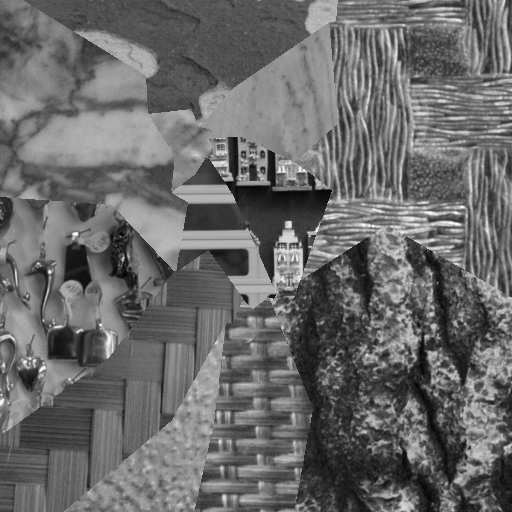
#> input picture 3-year/computer-vision/texture_assignment/data/tm10_1_1.png, 512 x 512 px, given in place of tm1_1_1.png, which was not available
$ jupyter execute texture_assignment_Ilya_Rekun.ipynb   (text cells are left out)
#> lines starting #> are read from the running program, lines starting #| are printed output that depends on the picture; after the words box and inside, x2 and y2 are one past the last pixel; in counts of white or black regions, pixels touching at a corner belong together; pictures that were not available may be replaced by others from this repository, and a replacement may not be noted
[cell 1]
import gc
gc.collect()

[cell 2]
import os
import warnings
import numpy as np
from glob import glob
from PIL import Image
from matplotlib import pyplot as plt
from scipy import fft
from scipy.signal import find_peaks
from scipy.ndimage import binary_dilation
import cv2
from skimage.exposure import rescale_intensity

from skimage import (
    io, color, morphology, filters, transform, data
)
from skimage.color import rgb2gray, label2rgb
from skimage.filters.rank import entropy
from skimage.feature import graycoprops, graycomatrix
from skimage.segmentation import find_boundaries, mark_boundaries
from skimage.transform import probabilistic_hough_line
from skimage.draw import line as skimage_line
from skimage.measure import label
from skimage.morphology import remove_small_objects, disk
import warnings
from felzenszwalb_segmentation import segment

plt.rc({'family': 'normal', 'weight': 'normal'})
plt.rcParams['font.size'] = 18
warnings.filterwarnings("ignore", category=FutureWarning)
warnings.filterwarnings("ignore", category=RuntimeWarning)

# Ignore DeprecationWarning
warnings.filterwarnings('ignore', category=DeprecationWarning, module='skimage')

[cell 3]
def preprocessing(img):

    # Scale the image to the 0-255 range and convert to unsigned 8-bit integers
    img = (img * 255).astype(np.uint8)

    sElem = disk(40)
    pageFloat = img
    # Apply a local mean filter using the structuring element and normalize the result
    pageFilt = filters.rank.mean(pageFloat, footprint=sElem) / 255
    img_processed = pageFloat - pageFilt

    # Adjust the contrast of the image
    img_processed = cv2.convertScaleAbs(img_processed, alpha=0.65, beta=0)

    # Apply a median blur to reduce noise
    img_processed = cv2.medianBlur(np.uint8(img_processed), 5)
    # Apply a Gaussian blur for additional smoothing
    blurred_img = cv2.GaussianBlur(img_processed, (11, 11), 0)

    sElem = disk(60)
    pageFloat = blurred_img
    pageFilt = filters.rank.mean(pageFloat, footprint=sElem) / 255
    # Subtract the second local mean-filtered image from the smoothed image
    img_processed = pageFloat - pageFilt

    return img_processed

[cell 4]
def freq_filter(img):
    """
    Perform frequency-based filtering and morphological operations on the input image.

    Parameters:
    img (ndarray): Input grayscale image.

    Returns:
    ndarray: Processed binary image after high-pass filtering and morphological operations.
    """
    # Apply a local mean filter with a disk-shaped structuring element (radius=40)
    sElem = disk(40)
    pageFloat = img
    pageFilt = filters.rank.mean(pageFloat, footprint=sElem) / 255
    img_processed = pageFloat - pageFilt

    # Step 1: Perform Fourier Transform to analyze frequency components
    img_f = fft.fft2(img_processed)
    zero_center_img_fft = fft.fftshift(img_f)  # Center the zero frequency for better manipulation

    # Step 2: Apply high-pass filtering in the frequency domain
    pixels = 160  # Threshold to define the high-frequency region to filter out
    img_size = img.shape
    filt_spect = zero_center_img_fft
    filt_spect[img_size[0] // 2 - pixels:img_size[0] // 2 + pixels,
    img_size[1] // 2 - pixels:img_size[1] // 2 + pixels] = 0 + 0j  # Set low-frequency region to zero

    # Step 3: Perform inverse Fourier Transform to convert back to the spatial domain
    inverse_img = fft.ifft2(filt_spect)
    real_img = np.abs(inverse_img) * 255  # Take the magnitude and scale to 0-255
    real_img_uint8 = real_img.astype(np.uint8)  # Convert to unsigned 8-bit integers

    # Step 5: Binarize the image with a threshold
    val = real_img_uint8 > 12  # Threshold to distinguish foreground and background
    val_uint8 = (val * 255).astype(np.uint8)  # Convert the binary result to 8-bit format

    # Step 6: Perform morphological opening to remove small noise
    kernel = np.ones((1, 1), np.uint8)  # Small kernel size for precise noise removal
    opened_image = cv2.morphologyEx(val_uint8, cv2.MORPH_OPEN, kernel)

    # Step 7: Perform morphological closing to fill small gaps in the foreground
    kernel = np.ones((4, 4), np.uint8)  # Larger kernel to bridge gaps
    closed_image = cv2.morphologyEx(opened_image, cv2.MORPH_CLOSE, kernel)

    return closed_image

[cell 5]
def freq_filter1(img):
    """
    Apply a low-pass frequency filter to the input image using Fourier Transform.

    Parameters:
    img (ndarray): Input grayscale image.

    Returns:
    ndarray: Reconstructed image after applying the low-pass filter.
    """
    # Scale the image to the range 0-255 and convert to unsigned 8-bit integers
    img = (img * 255).astype(np.uint8)

    # Define the size of the low-frequency region to retain in the filtered spectrum
    pixels = 80

    # Perform 2D Fourier Transform to move to the frequency domain
    img_fft = fft.fft2(img)
    zero_center_img_fft = fft.fftshift(img_fft)  # Shift the zero frequency to the center

    # Get the size of the image
    img_size = img.shape

    # Create an empty array for the filtered spectrum (complex values)
    filt_spect = np.zeros(zero_center_img_fft.shape, dtype=np.complex128)

    # Retain only the low-frequency components within the defined region
    filt_spect[img_size[0] // 2 - pixels:img_size[0] // 2 + pixels,
    img_size[1] // 2 - pixels:img_size[1] // 2 + pixels] = \
        zero_center_img_fft[img_size[0] // 2 - pixels:img_size[0] // 2 + pixels,
        img_size[1] // 2 - pixels:img_size[1] // 2 + pixels]

    # Perform the inverse Fourier Transform to reconstruct the image in the spatial domain
    inverseImg = np.abs(fft.ifft2(filt_spect))

    return inverseImg

[cell 6]
def hough_transform(img):
    """
    Perform probabilistic Hough Transform to detect lines in the input binary image.
    The parameters for line detection are dynamically adjusted based on the ratio of white pixels.

    Parameters:
    img (ndarray): Input binary image.

    Returns:
    ndarray: Binary image with detected lines.
    """
    # Calculate the number of white pixels and their ratio relative to the total pixels
    white_pixel_count = np.sum(img > 0)
    total_pixel_count = img.shape[0] * img.shape[1]
    white_pixel_ratio = 1000 * white_pixel_count / total_pixel_count  # Scale ratio for better parameter adjustment
    #print('\nwhite_pixel_ratio:', white_pixel_ratio)

    # Dynamically compute parameters for Hough Transform based on white_pixel_ratio
    threshold = int(1.22 * white_pixel_ratio + 0.93)  # Minimum votes needed to detect a line
    line_length = int(-1.63 * white_pixel_ratio + 71.76)  # Minimum length of a line segment
    line_gap = int(-3.37 * white_pixel_ratio + 134.96)  # Maximum allowed gap between line segments
    #print(f"threshold: {threshold}, line_length: {line_length}, line_gap: {line_gap}")

    # Apply probabilistic Hough Transform to detect lines
    lines = probabilistic_hough_line(img, threshold=threshold, line_length=line_length, line_gap=line_gap)

    # Initialize a blank image to draw the detected lines
    result = np.zeros_like(img)
    for line in lines:
        p0, p1 = line  # Extract start and end points of each line
        rr, cc = skimage_line(p0[1], p0[0], p1[1], p1[0])  # Generate line coordinates
        result[rr, cc] = 255  # Draw the line in white on the result image

    # Step 1: Morphological opening to remove small noise
    kernel = np.ones((1, 1), np.uint8)
    opened_image = cv2.morphologyEx(result, cv2.MORPH_OPEN, kernel)

    # Step 2: Morphological closing to fill small gaps in detected lines
    kernel = np.ones((4, 4), np.uint8)
    closed_image = cv2.morphologyEx(opened_image, cv2.MORPH_CLOSE, kernel)

    # Step 3: Additional opening to refine the result
    kernel = np.ones((1, 1), np.uint8)
    opened_image = cv2.morphologyEx(closed_image, cv2.MORPH_OPEN, kernel)

    return closed_image

[cell 7]
def combine(blur, lines):
    """
    Combine a grayscale image with a binary line image by overlaying the lines on the grayscale image.

    Parameters:
    blur (ndarray): Grayscale image with values in the range [0, 255] or [0, 1].
    lines (ndarray): Binary image with line information, values in the range [0, 255] or [0, 1].

    Returns:
    ndarray: Grayscale image with lines overlaid in white.
    """
    # Ensure the grayscale image is in the range 0-255
    blur = (blur * 255).astype(np.uint8) if blur.max() <= 1 else blur

    # Ensure the binary line image is in the range 0-255
    lines = (lines * 255).astype(np.uint8) if lines.max() <= 1 else lines

    # Create a copy of the grayscale image to avoid modifying the original
    output_image = blur.copy()

    # Overlay the lines: set pixels to white (255) where the binary line image has 255
    output_image[lines == 255] = 255

    return output_image

[cell 8]
def felz_segm(im_contrast):
    """
    Apply Felzenszwalb segmentation to the input grayscale image.

    Parameters:
    im_contrast (ndarray): Grayscale input image.

    Returns:
    ndarray: Segmented image with regions labeled as unique integers.
    """
    # Convert the grayscale image to RGB by stacking the single channel three times
    im_contrast1 = np.stack([im_contrast] * 3, axis=-1)

    #print(im_contrast1.shape)

    # Apply Felzenszwalb segmentation with specified hyperparameters
    segmented_image = segment(im_contrast1, 0, 55, 900)

    return segmented_image.astype(np.uint8)  # Convert the segmented result to uint8 format

[cell 9]
# [28 lines left out: function postprocessing, not called in this run]

[cell 10]
def main_alg(data_folder_path):

#> called with data_folder_path = 'data'
    count = len([f for f in os.listdir(data_folder_path) if f.endswith('.png')])
    if not os.path.exists("output"):
        os.makedirs("output")

    # Main algorithm loop
    for idx in range(1, count+1):
        input_path = f"data/tm{idx}_1_1.png"
        if input_path.endswith('.png'):  # Check if the file has a .png extension (modify if needed)
            image = plt.imread(input_path)
#> image is the input picture: shape (512, 512) float32; min 0.0118, max 0.992, mean 0.415
        # Apply preprocessing steps
        blur = preprocessing(image)
#> in preprocessing, `pageFilt = filters.rank.mean(pageFloat, footprint=sElem) / 255`:
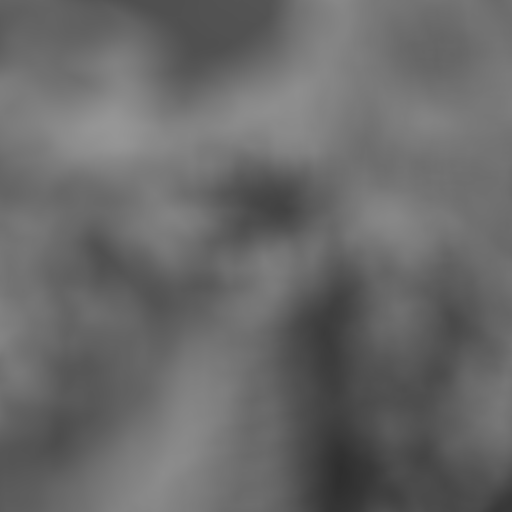
#> pageFilt: shape (512, 512) float64; min 0.18, max 0.588, mean 0.413
#> in preprocessing, `blurred_img = cv2.GaussianBlur(img_processed, (11, 11), 0)`:
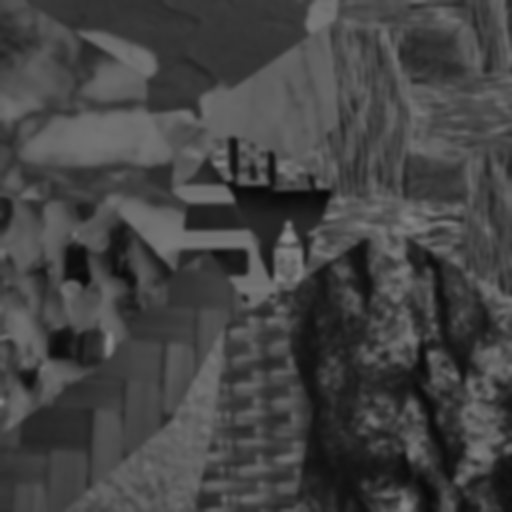
#> blurred_img: shape (512, 512); min 9, max 137, mean 68.1
#> in preprocessing, `pageFilt = filters.rank.mean(pageFloat, footprint=sElem) / 255`:
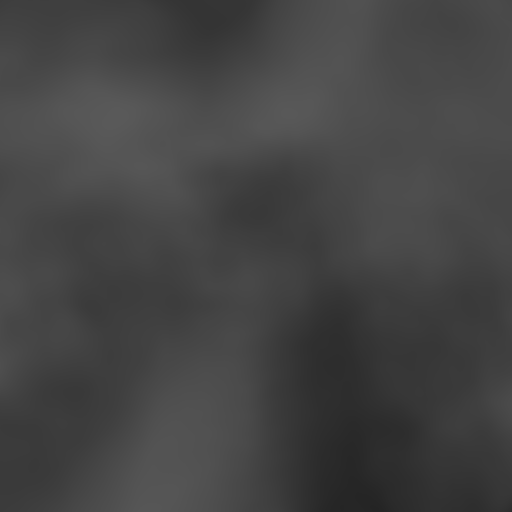
#> pageFilt: shape (512, 512) float64; min 0.141, max 0.349, mean 0.265
        # Apply frequency domain filtering
        blur = freq_filter1(blur)
#> in freq_filter1, `img = (img * 255).astype(np.uint8)`:
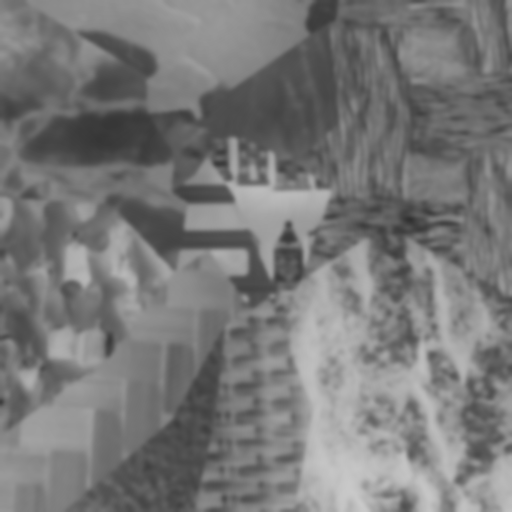
#> img: shape (512, 512); min 48, max 201, mean 120.4

        # Apply frequency-based texture extraction
        lines = freq_filter(image)
#> in freq_filter, `img_processed = pageFloat - pageFilt`:
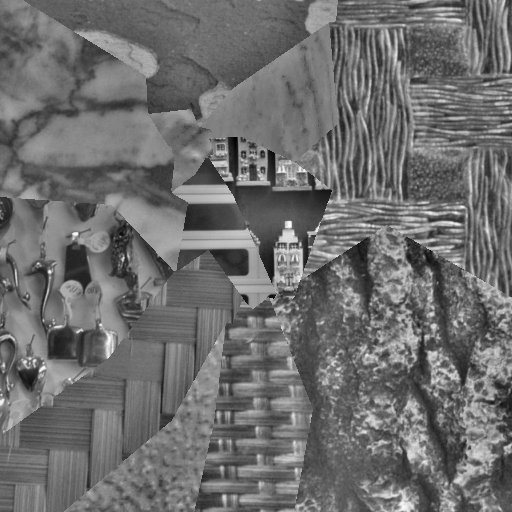
#> img_processed: shape (512, 512) float64; min -0.455, max 0.6, mean 0.00184; drawn with min black and max white
#> in freq_filter, `val = real_img_uint8 > 12`:
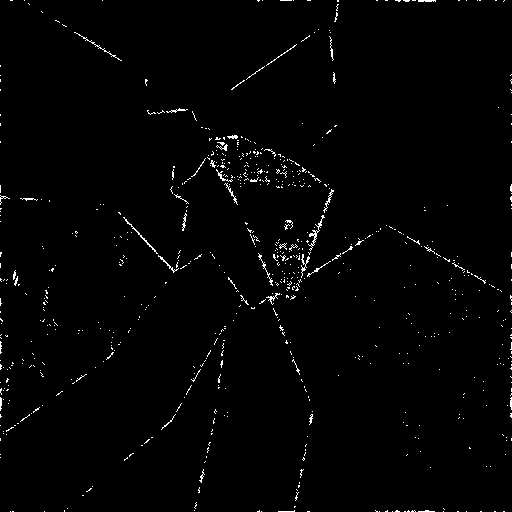
#> val: shape (512, 512) bool; 1.4% white in thin lines or dots
#> in freq_filter, `val_uint8 = (val * 255).astype(np.uint8)`: val_uint8: shape (512, 512); 1.4% white in thin lines or dots
#> in freq_filter, `closed_image = cv2.morphologyEx(opened_image, cv2.MORPH_CLOSE, kernel)`:
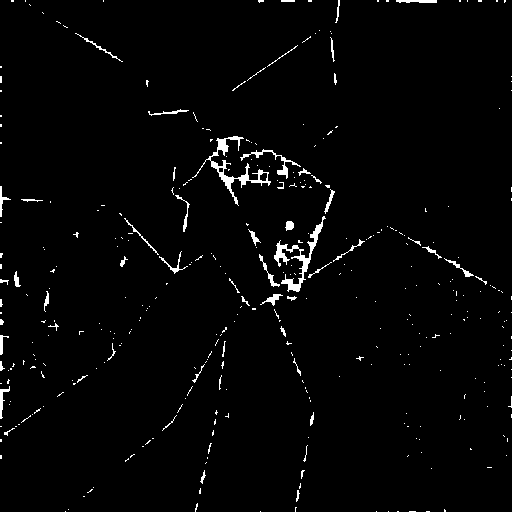
#> closed_image: shape (512, 512); 2.1% white; 364 white regions (307 under 20 px), largest, box (x1, y1, x2, y2) and area: (192, 136, 271, 206) 766, (274, 216, 326, 292) 755, (240, 149, 301, 179) 253
        # Perform Hough Transform to detect lines
        lines = hough_transform(lines)
#> in hough_transform, `white_pixel_count = np.sum(img > 0)`: white_pixel_count = 5429
#> in hough_transform, `white_pixel_ratio = 1000 * white_pixel_count / total_pixel_count`: white_pixel_ratio = 20.71
#> in hough_transform, `threshold = int(1.22 * white_pixel_ratio + 0.93)`: threshold = 26
#> in hough_transform, `line_length = int(-1.63 * white_pixel_ratio + 71.76)`: line_length = 38
#> in hough_transform, `line_gap = int(-3.37 * white_pixel_ratio + 134.96)`: line_gap = 65
#> in hough_transform, `lines = probabilistic_hough_line(img, threshold=threshold, line_length..`: lines = 257 items
#> the loop in hough_transform, `for line in lines:` made 257 passes
#> (p0, p1) on passes 1 to 3: ((0, 458), (0, 66)), ((1, 458), (1, 66)), ((281, 331), (332, 190))
#> after the loop in hough_transform, `for line in lines:`:
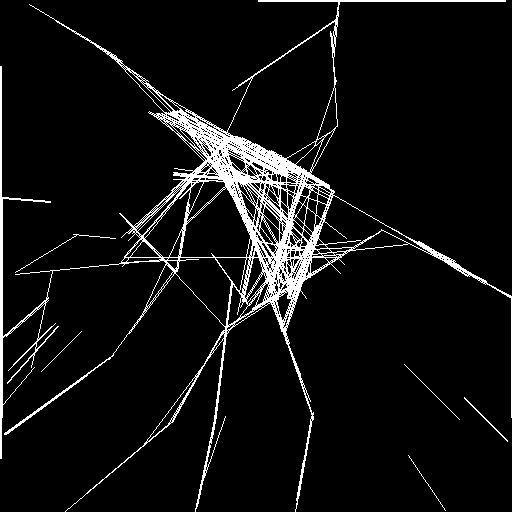
#> result: shape (512, 512); 6.8% white; 6 white regions, box (x1, y1, x2, y2) and area: (0, 0, 512, 512) 17535, (15, 234, 116, 273) 105, (464, 397, 508, 442) 88, (404, 364, 460, 420) 56, (408, 455, 446, 511) 56, (41, 331, 82, 372) 41
#> in hough_transform, `closed_image = cv2.morphologyEx(opened_image, cv2.MORPH_CLOSE, kernel)`:
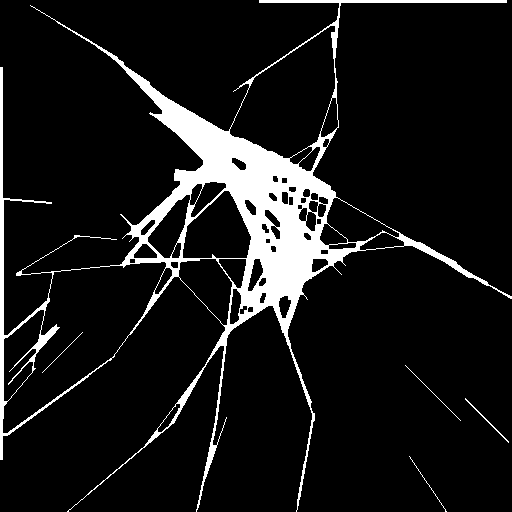
#> closed_image: shape (512, 512); 9.6% white; 5 white regions, box (x1, y1, x2, y2) and area: (0, 0, 512, 512) 24979, (465, 398, 509, 443) 88, (409, 456, 447, 512) 57, (405, 365, 461, 421) 56, (42, 332, 83, 373) 41

        # Combine the blurred image and detected lines to generate texture
        texture = combine(blur, lines)
#> in combine, `output_image[lines == 255] = 255`:
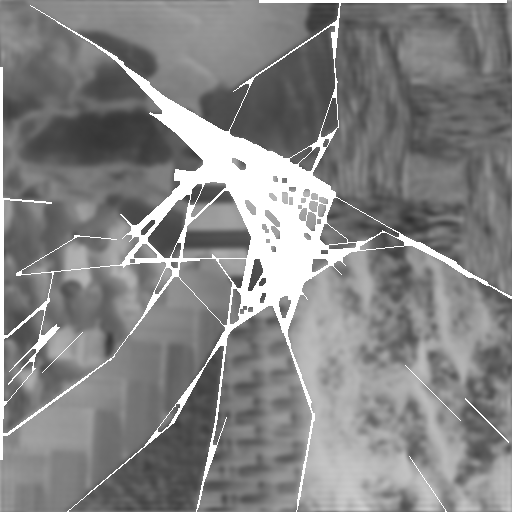
#> output_image: shape (512, 512) float64; min 48.42, max 255, mean 133.6

        # Apply segmentation to refine the texture
        texture = felz_segm(texture)

        # Apply morphology
        texture = postprocessing(texture)


        imgx = Image.fromarray((texture * 255).astype(np.uint8))  # Convert to 8-bit image
        output_path = f"output/seg{idx}_1_1.png"

        imgx.save(output_path)  # Save the image to the specified path
        print(f"Image saved: {output_path}")

[cell 11]
if __name__ == "__main__":

    data_folder_path = 'data'
    #output_folder_path = 'output'
    main_alg(data_folder_path)
#> (the call stopped at in felz_segm, `segmented_image = segment(im_contrast1, 0, 55, 900)`: felzenszwalb_segmentation is not available in this run)

$ run again, on 3-year/computer-vision/texture_assignment/data/tm14_1_1.png
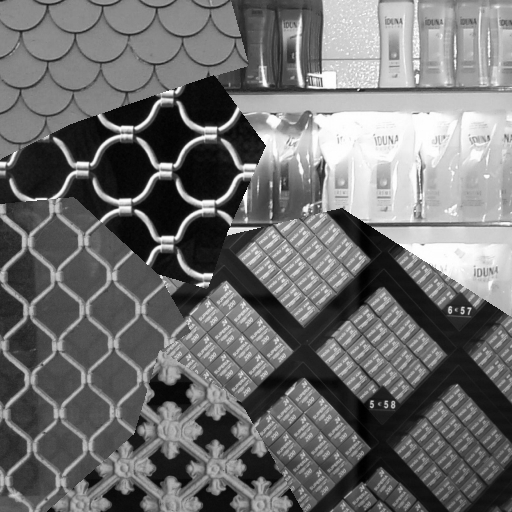
#> input picture 3-year/computer-vision/texture_assignment/data/tm14_1_1.png, 512 x 512 px, given in place of tm1_1_1.png, which was not available
#> in main_alg, image is the input picture: shape (512, 512) float32; min 0, max 1, mean 0.439
#> in freq_filter, `val = real_img_uint8 > 12`:
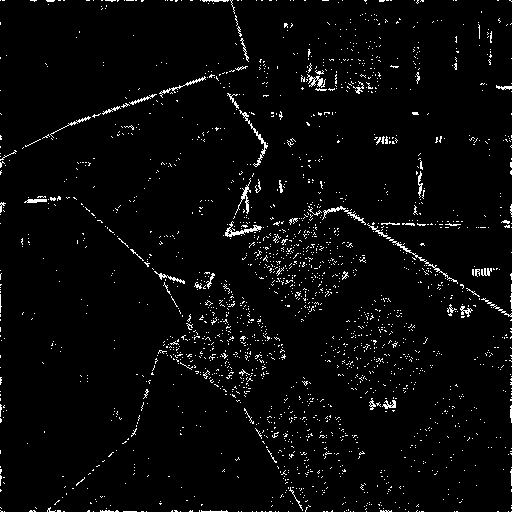
#> val: shape (512, 512) bool; 3.1% white in thin lines or dots
#> val_uint8: shape (512, 512); 3.1% white in thin lines or dots
#> white_pixel_count = 14484
#> white_pixel_ratio = 55.25
#> threshold = 68
#> line_length = -18
#> line_gap = -51
#> lines = 2475 items
#> the loop in hough_transform, `for line in lines:` made 2475 passes
#> (p0, p1, rr, cc) on passes 2, 5, 9: ((0, 280), (0, 271), [280, 279, 278, 277, 276, 275, 274, 273, 272, 271], [0, 0, 0, 0, 0, 0, 0, 0, 0, 0]), ((0, 385), (0, 378), [385, 384, 383, 382, 381, 380, 379, 378], [0, 0, 0, 0, 0, 0, 0, 0]), ((165, 93), (163, 92), [93, 92, 92], [165, 164, 163])
#> in combine, `output_image[lines == 255] = 255`:
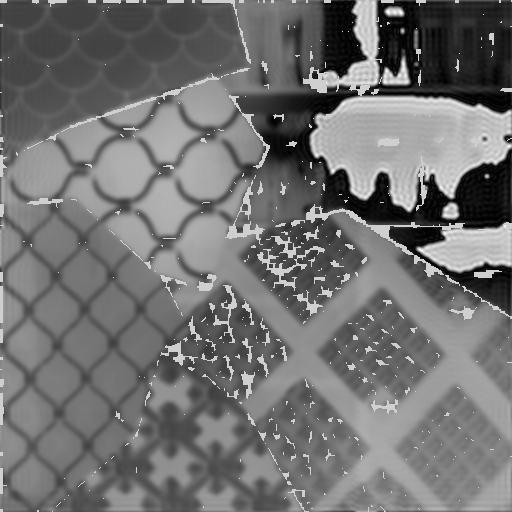
#> output_image: shape (512, 512) float64; min 0.0353, max 313.7, mean 140; drawn with min black and max white

$ run again, on 3-year/computer-vision/texture_assignment/data/tm15_1_1.png
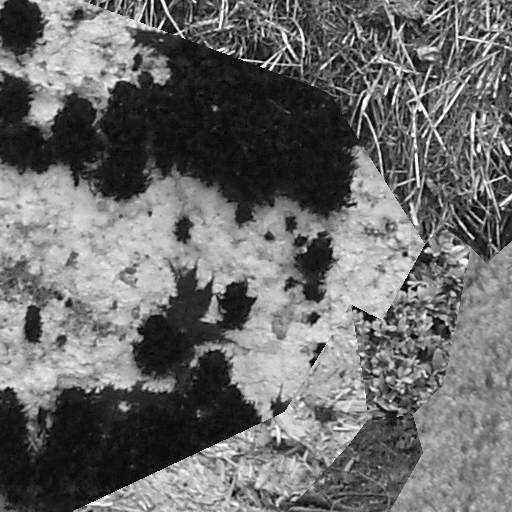
#> input picture 3-year/computer-vision/texture_assignment/data/tm15_1_1.png, 512 x 512 px, given in place of tm1_1_1.png, which was not available
#> in main_alg, image is the input picture: shape (512, 512) float32; min 0, max 0.996, mean 0.42
#> val: shape (512, 512) bool; 2.1% white in thin lines or dots
#> val_uint8: shape (512, 512); 2.1% white in thin lines or dots
#> white_pixel_count = 9768
#> white_pixel_ratio = 37.26
#> threshold = 46
#> line_length = 11
#> line_gap = 9
#> lines = 383 items
#> the loop in hough_transform, `for line in lines:` made 383 passes
#> (p0, p1) on passes 1 to 3: ((511, 0), (486, 0)), ((297, 0), (0, 0)), ((297, 1), (0, 1))
#> in combine, `output_image[lines == 255] = 255`:
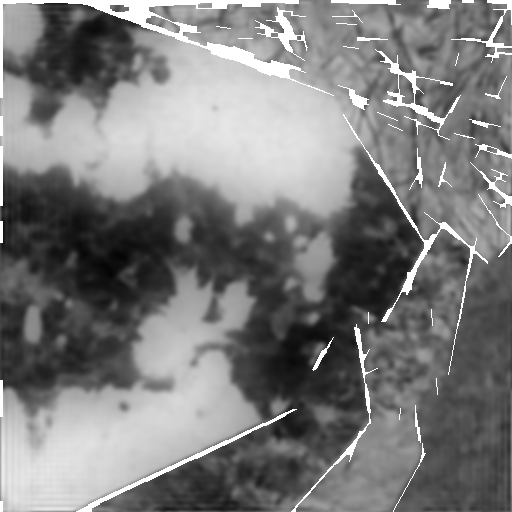
#> output_image: shape (512, 512) float64; min 4.97, max 255, mean 124.4
